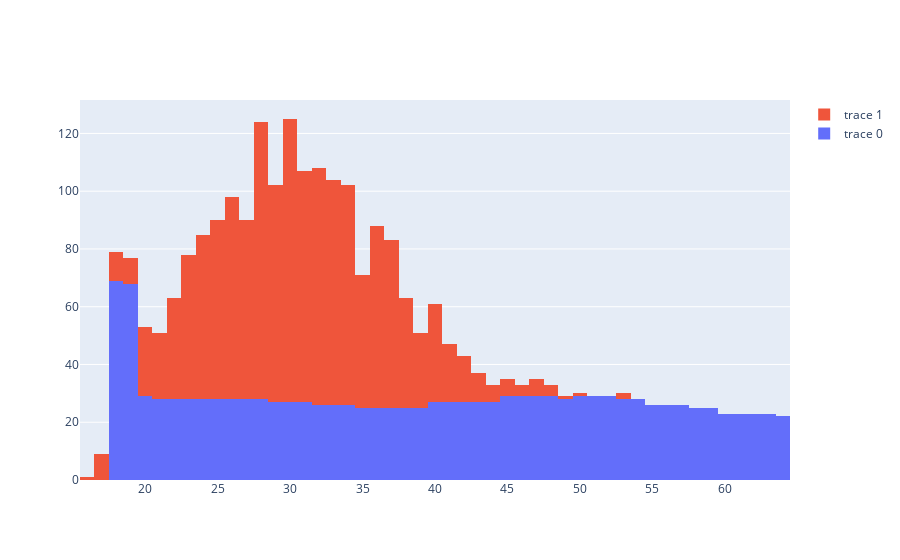

Notebook code cell kept with this figure:
### Markdown cell above
*2.**Inference:** Charges are low for the non-smoker community but having few outliers as they paying same as smoker community.*

### Code cell
fig = go.Figure()
fig.add_trace(go.Histogram(x=data.age))
fig.add_trace(go.Histogram(x=data.bmi))
fig.update_layout(barmode='stack')
fig.show()

### Figure 1 — Plotly figure (JSON) as saved in the notebook; plotly's stock layout.template omitted (floating-point values rounded to 4 significant figures; data arrays with more than 128 entries replaced by an {"elided": "..."} marker saying what was removed)
{"data": [{"type": "histogram", "x": {"elided": "1338 int values"}}, {"type": "histogram", "x": {"elided": "1338 float values"}}], "layout": {"barmode": "stack"}}
